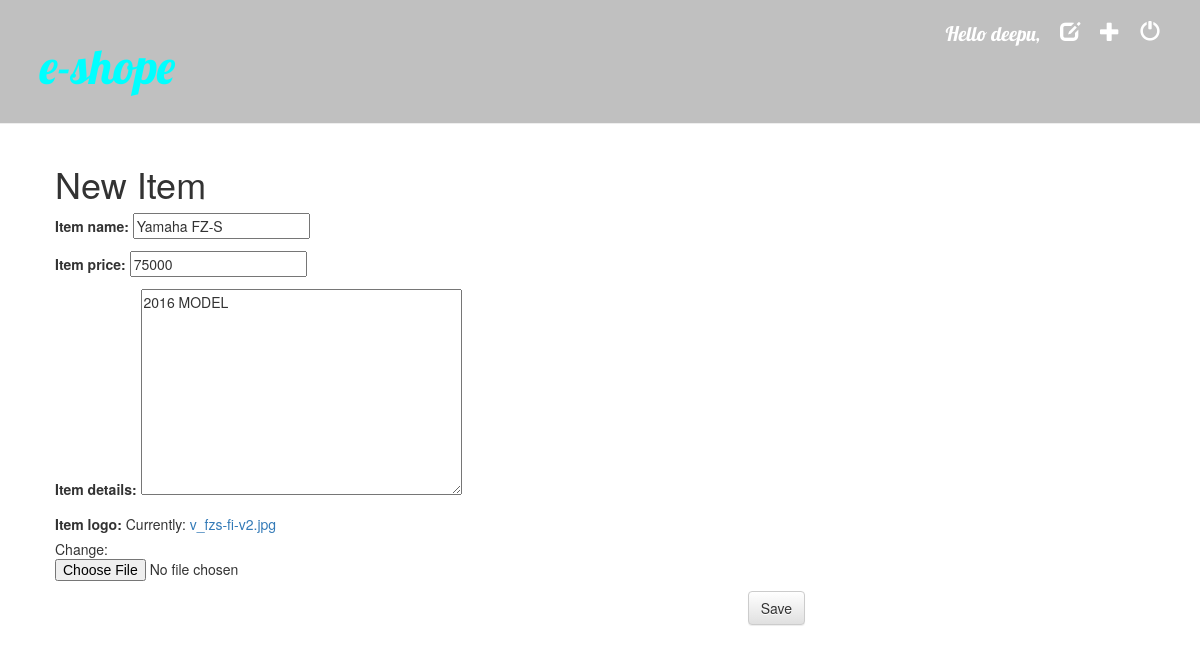
The app's page /item/4/edit/ (signed in) with its own data.
### app/models.py (models this page shows, shortened)
class Item(models.Model):
    user = models.ForeignKey('auth.User', blank=True, null=True)
    item_name = models.CharField(max_length=200)
    item_price = models.CharField(max_length=200)
    item_details = models.TextField()
    item_logo = models.FileField()
    created_date = models.DateTimeField(
            default=timezone.now)
    published_date = models.DateTimeField(
            blank=True, null=True)

### app/views.py (the view)
# urls.py: url(r'^item/(?P<pk>\d+)/edit/$', views.item_edit, name='item_edit'),
@login_required
def item_edit(request, pk):
    item = get_object_or_404(Item, pk=pk)
    if request.method == "POST":
        form = ItemForm(request.POST, request.FILES, instance=item)
        if form.is_valid():
            item = form.save(commit=False)
            item.user = request.user
            item.item_logo = request.FILES['item_logo']
            file_type = item.item_logo.url.split('.')[-1]
            file_type = file_type.lower()
            if file_type not in IMAGE_FILE_TYPES:
                context = {
                    'item': item,
                    'form': form,
                    'error_message': 'Image file must be PNG, JPG, or JPEG',
                }
                return render(request, 'app/item_edit.html', context)
            item.published_date = timezone.now()
            item.save()
            return redirect('item_detail', pk=item.pk)
    else:
        form = ItemForm(instance=item)
    return render(request, 'app/item_edit.html', {'form': form})

### app/forms.py
class ItemForm(forms.ModelForm):
    class Meta:
        model = Item
        fields = ('item_name', 'item_price', 'item_details','item_logo')

### app/templates/app/item_edit.html
{% extends 'app/base.html' %}
{% block content %}
    <h1>New Item</h1>
    <form method="POST" enctype="multipart/form-data">{% csrf_token %}
        {{ form.as_p }}
        <button type="submit" class="save btn btn-default">Save</button>
    </form>
{% endblock %}

### app/templates/app/base.html (shortened to what this page needs)
{% load staticfiles %}
<html>
    <head>
        <link rel="stylesheet" href="//maxcdn.bootstrapcdn.com/bootstrap/3.2.0/css/bootstrap.min.css">
        <link rel="stylesheet" href="//maxcdn.bootstrapcdn.com/bootstrap/3.2.0/css/bootstrap-theme.min.css">
        <link rel="stylesheet" href="{% static 'css/ecapp.css' %}">
    </head>
    <body>
        <div class="page-header">
            {% if user.is_authenticated %}
                <a href="{% url 'logout' %}" class="top-menu"><span class="glyphicon glyphicon-off" aria-hidden="true"></span></a>
                <a href="{% url 'item_new' %}" class="top-menu"><span class="glyphicon glyphicon-plus"></span></a>
                <a href="{% url 'item_draft_list' %}" class="top-menu"><span class="glyphicon glyphicon-edit"></span></a>
                <p class="top-menu">Hello {{ user.username }},</p>
            {% else %}
                <a href="{% url 'register' %}" class="top-menu"><span class="glyphicon glyphicon-user"></span></a>
                <a href="{% url 'login' %}" class="top-menu"><span class="glyphicon glyphicon-lock"></span></a>
            {% endif %}
            <h1><a href="/">e-shope</a></h1>
        </div>
        <div class="content container">
            <div class="row">
                <div class="col-md-8">
                {% block content %}
                {% endblock %}
                </div>
            </div>
        </div>
    </body>
</html>

### app/static/css/ecapp.css (style rules this page uses)
.page-header { background-color: #C0C0C0; font-family: 'Lobster', cursive; margin-top: 0; padding: 20px 20px 20px 40px; }
.page-header h1, .page-header h1 a, .page-header h1 a:visited, .page-header h1 a:active { color: #00ffff; font-size: 36pt; text-decoration: none; }
.content { margin-left: 40px; }
.save { float: right; }
.top-menu, .top-menu:hover, .top-menu:visited { color: #ffffff; float: right; font-size: 15pt; margin-right: 20px; }

### records on screen
Item: item_name "Yamaha FZ-S", item_price "75000", item_details "2016 MODEL"

### other values on screen
{{ user.username }} "deepu"
